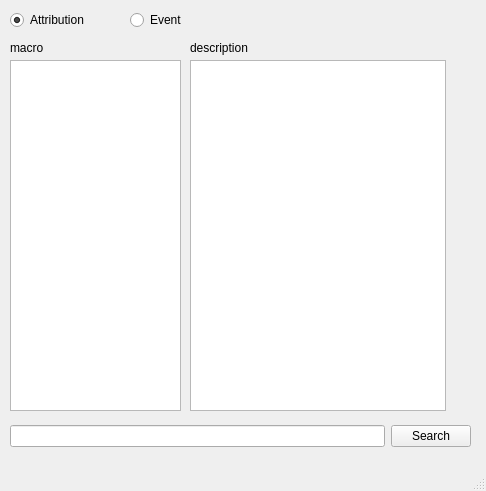
<?xml version="1.0" encoding="UTF-8"?>
<ui version="4.0">
 <class>ListWindow</class>
 <widget class="QMainWindow" name="ListWindow">
  <property name="geometry">
   <rect>
    <x>0</x>
    <y>0</y>
    <width>486</width>
    <height>491</height>
   </rect>
  </property>
  <property name="maximumSize">
   <size>
    <width>486</width>
    <height>530</height>
   </size>
  </property>
  <property name="windowTitle">
   <string>Macro List</string>
  </property>
  <widget class="QWidget" name="centralwidget">
   <widget class="QRadioButton" name="radioButton">
    <property name="geometry">
     <rect>
      <x>10</x>
      <y>10</y>
      <width>100</width>
      <height>20</height>
     </rect>
    </property>
    <property name="text">
     <string>Attribution</string>
    </property>
    <property name="checked">
     <bool>true</bool>
    </property>
   </widget>
   <widget class="QRadioButton" name="radioButton_2">
    <property name="geometry">
     <rect>
      <x>130</x>
      <y>10</y>
      <width>100</width>
      <height>20</height>
     </rect>
    </property>
    <property name="text">
     <string>Event</string>
    </property>
   </widget>
   <widget class="QWidget" name="horizontalLayoutWidget">
    <property name="geometry">
     <rect>
      <x>10</x>
      <y>420</y>
      <width>461</width>
      <height>33</height>
     </rect>
    </property>
    <layout class="QHBoxLayout" name="horizontalLayout">
     <item>
      <widget class="QLineEdit" name="lineEdit"/>
     </item>
     <item>
      <widget class="QPushButton" name="pushButton">
       <property name="text">
        <string>Search</string>
       </property>
      </widget>
     </item>
    </layout>
   </widget>
   <widget class="QTextBrowser" name="textBrowser">
    <property name="geometry">
     <rect>
      <x>190</x>
      <y>60</y>
      <width>256</width>
      <height>351</height>
     </rect>
    </property>
   </widget>
   <widget class="QLabel" name="macrol">
    <property name="geometry">
     <rect>
      <x>10</x>
      <y>40</y>
      <width>60</width>
      <height>16</height>
     </rect>
    </property>
    <property name="text">
     <string>macro</string>
    </property>
   </widget>
   <widget class="QLabel" name="description">
    <property name="geometry">
     <rect>
      <x>190</x>
      <y>40</y>
      <width>71</width>
      <height>16</height>
     </rect>
    </property>
    <property name="text">
     <string>description</string>
    </property>
   </widget>
   <widget class="QListWidget" name="macroList">
    <property name="geometry">
     <rect>
      <x>10</x>
      <y>60</y>
      <width>171</width>
      <height>351</height>
     </rect>
    </property>
   </widget>
  </widget>
  <widget class="QStatusBar" name="statusbar"/>
 </widget>
 <resources/>
 <connections/>
</ui>
